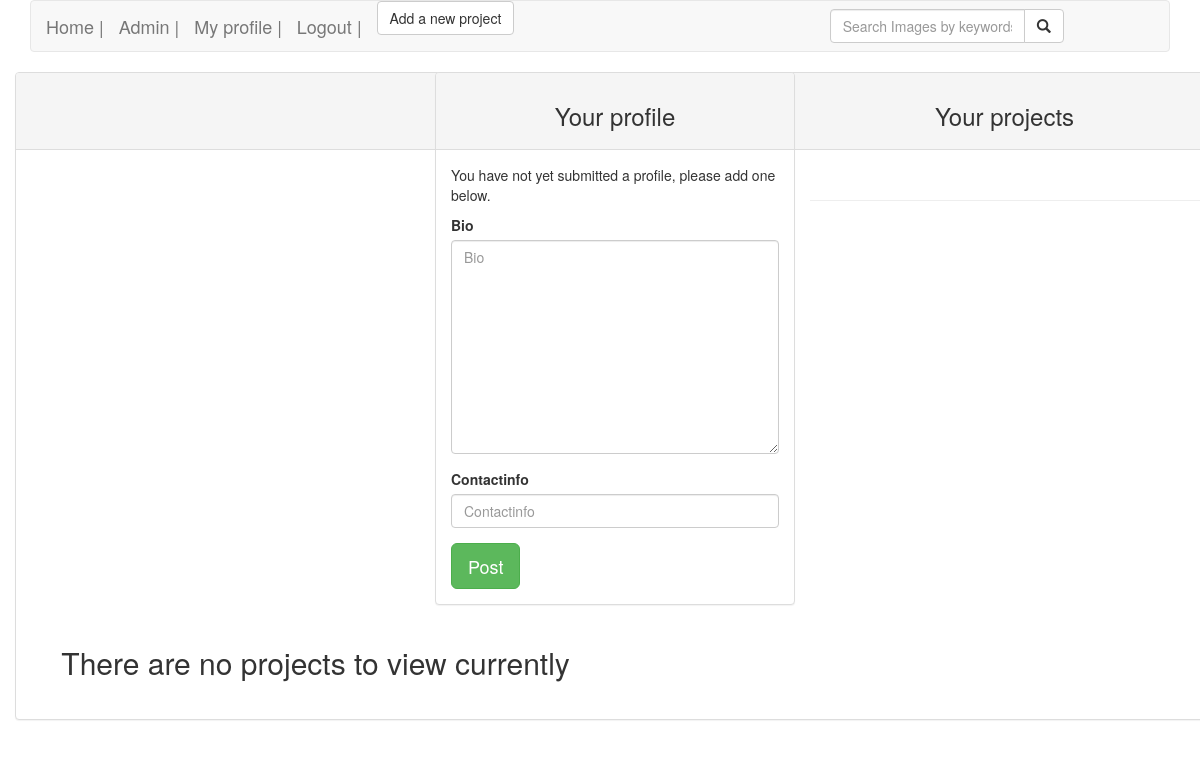
Before: /accounts/profile/ (signed in) with the older database file.
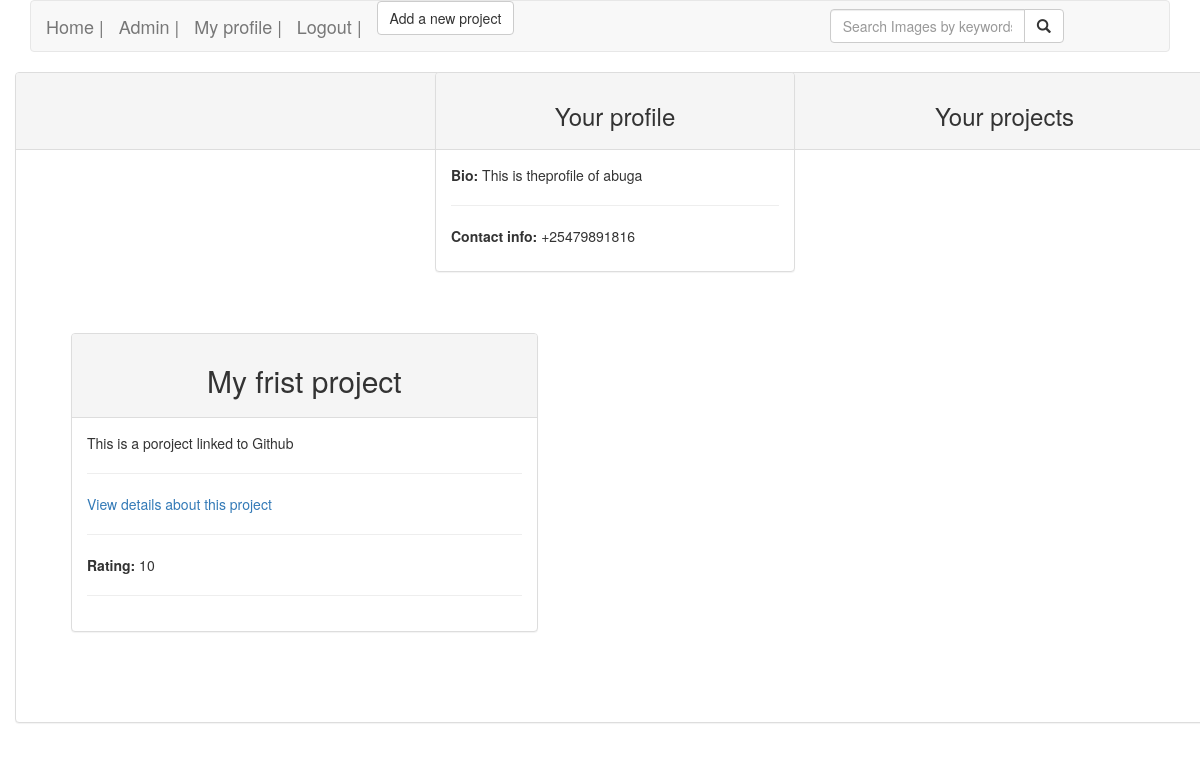
After: the same page with the newer database file.
### awards/models.py (models this page shows, shortened)
class Profile(models.Model):
    username = models.ForeignKey(User,on_delete=models.CASCADE)
    bio = models.TextField()
    contactinfo = models.CharField(max_length=20)
    class Meta:
        ordering = ['username']

class Project(models.Model):
    title = models.CharField(max_length =60)
    project_details = models.TextField()
    live_site = models.CharField(max_length =100)
    creator = models.ForeignKey(User,on_delete=models.CASCADE)
    score = models.IntegerField(default=0)
    class Meta:
        ordering = ['title']

### awards/views.py (the view)
# urls.py: path('accounts/profile/', views.profile, name='user_profile'),
@login_required(login_url='/accounts/login/')
def profile(request):
    current_user=request.user
    projects = Project.objects.filter(Q(creator=current_user))
    try:
        profiles = Profile.objects.get(username=current_user)
    except Profile.DoesNotExist:
        profiles = ""
    if request.method == 'POST':
        form = NewProfileForm(request.POST, request.FILES)
        if form.is_valid():
            Profilez = form.save(commit=False)
            Profilez.username = current_user
            Profilez.save()
        return render(request, 'accounts/profile.html', {"form": form, "projects":projects, "profiles":profiles})
    else:
        form = NewProfileForm()
    return render(request, 'accounts/profile.html', {"form": form, "projects":projects,  "profiles":profiles})

### awards/forms.py
class NewProfileForm(forms.ModelForm):
    class Meta:
        model = Profile
        exclude = ['username']

### awards/templates/accounts/profile.html (shortened to what this page needs)
{%extends "django_registration/base.html"%}
{% load bootstrap3 %}
{% block content %}
<div class="container">
  <div class="row">
    <div class="col-md-4"></div>
    <div class="col-md-4">
      <div class="panel panel-default">
        <div class="panel-heading">
          <h3 class="text-center">Your profile</h3>
        </div>
        {% if profiles == ""%}
        <div class="panel-body">
                  <p> You have not yet submitted a profile, please add one below. </p>
          <form  action="{%url 'user_profile'%}" method="post" enctype="multipart/form-data">
            {% bootstrap_form form%}
            <input type="submit" class="btn btn-success btn-lg" value="Post">
          </form>
            </div>
        {% else %}
        <div class="panel-body">
          <div class="row">
            <div class="col-md-12">
              <p><span style="font-weight: bold;"> Bio: </span> {{profiles.bio}} </p>
              <hr>
            </div>
          </div>
          <div class="row">
            <div class="col-md-12">
              <p><span style="font-weight: bold;"> Contact info: </span> {{profiles.contactinfo}}</p>
            </div>
          </div>
          </div>
          {% endif %}
    </div>
    <div class="col-md-4"></div>
  </div>
<div>
  <div class="row" >
    <div class="panel panel-default">
      <div class="panel-heading">
        <h3 class="text-center">Your projects</h3>
      </div>
      <div class="panel-body">
          <div class="panel-body">
            <div class="row">
              {% for project_item in projects %}
                <div class="col-xs-11 col-sm-11 col-md-5 col-lg-5" style="padding: 10px; margin: 30px; ">
                  <div class="panel panel-default">
                    <div class="panel-heading">
                      <h2 class="text-center"> {{ project_item.title }}</h2>
                    </div>
                    <div class="panel-body">
                        <div class = "row">
                          <div class = "col-md-12">
                            <p> {{ project_item.project_details}}  </p>
                              <hr>
                          </div>
                        </div>
                        <div class = "row">
                          <div class = "col-md-12">
                            <p> <a href="singleproject/{{project_item.id}}">View details about this project</a>  </p>
                              <hr>
                          </div>
                        </div>
                        <div class = "row">
                          <div class = "col-md-12">
                              <p> <span style="font-weight: bold;"> Rating: </span>{{ project_item.score }}</p>
                              <hr>
                          </div>
                        </div>
                    </div>
                  </div>
              </div>
                        {% empty %}
                        <div class="row">
                          <div class="col-md-6">
                          <h2 class="text-center">There are no projects to view currently</h2>
                          </div>
                          <hr>
                        </div>
        {% endfor %}
            </div>
  </div>
  </div>
</div>
</div>
{% endblock %}

Changed rows visible on the page:
added Profile: bio "This is theprofile of abuga", contactinfo "+25479891816"
added Project: title "My frist project", project_details "This is a poroject linked to Github", score "10"
Other visible differences:
form field value: "Post" → (not shown)
text no longer shown: "You have not yet submitted a profile, please add one below. Bio Contactinfo There are no projects to view currently"
text now shown: "Bio: Contact info:"
